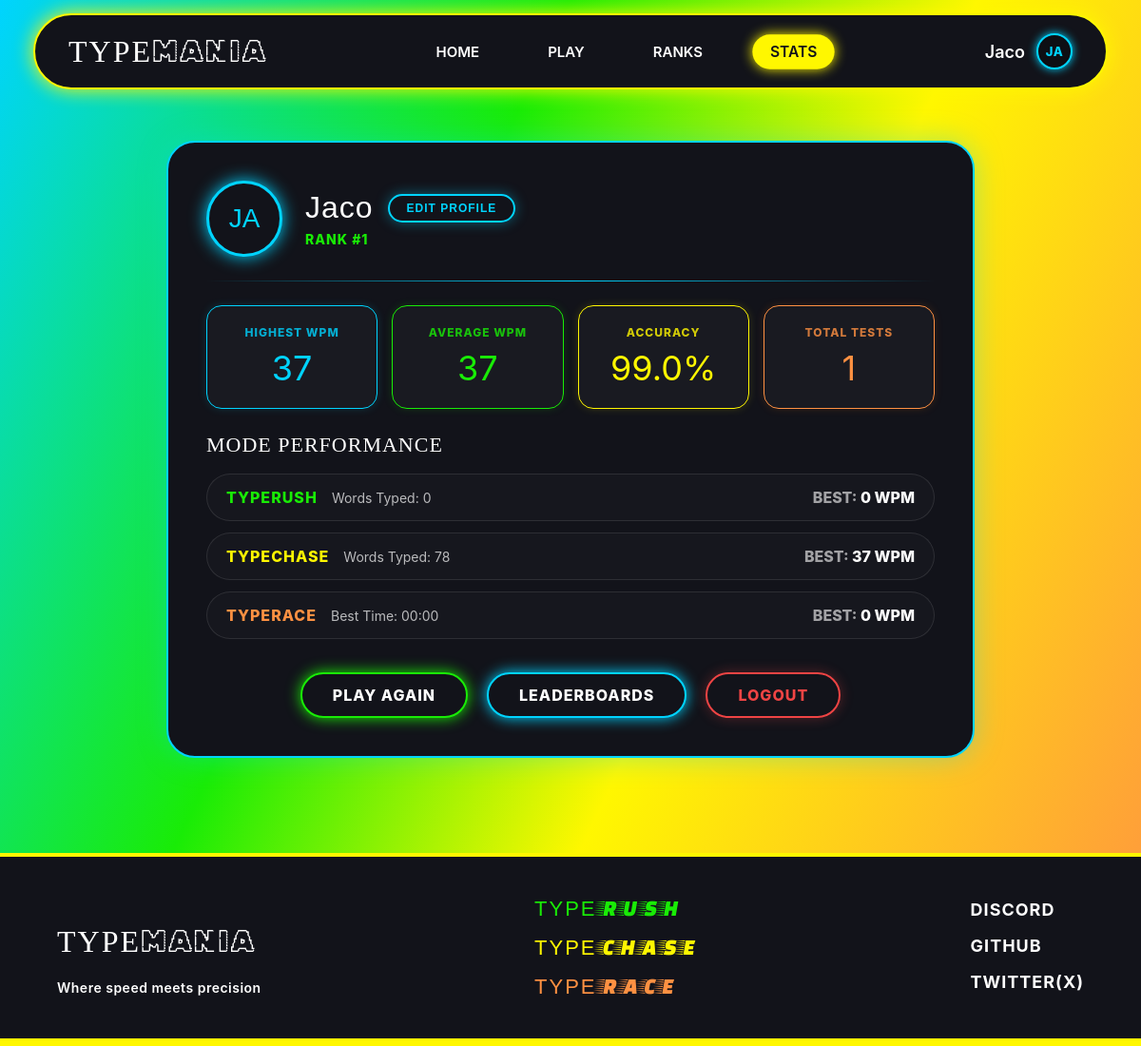
The app's page /pages/stats.php (signed in) with its own data.
### tables this page shows
CREATE TABLE `users` (
  `user_id` int(10) UNSIGNED NOT NULL,
  `username` varchar(16) NOT NULL,
  `password_hash` varchar(255) NOT NULL,
  `circle_color` varchar(7) DEFAULT '#00D4FF',
  `letter_color` varchar(7) DEFAULT '#00D4FF',
  `username_changed` tinyint(1) DEFAULT 0,
  `role` enum('user','admin') NOT NULL DEFAULT 'user',
  `created_at` timestamp NOT NULL DEFAULT current_timestamp(),
  `updated_at` timestamp NOT NULL DEFAULT current_timestamp() ON UPDATE current_timestamp()
);

### pages/stats.php (the view, shortened to what this page needs)
<?php
require_once __DIR__ . '/../config/config.php';
$user_id = (int)$_SESSION['user_id'];
$bg_style = "background: linear-gradient(115deg, #00D4FF 0%, #19EC06 35%, #FFF700 60%, #ff9142 100%);";
$user_query = $conn->prepare("SELECT username, circle_color, letter_color, username_changed FROM users WHERE user_id = ?");
$user_query->bind_param("i", $user_id);
$user_query->execute();
$user_data = $user_query->get_result()->fetch_assoc();
$username     = $user_data['username'] ?? $_SESSION['username'] ?? "TYPEMANIA";
$circle_color = $user_data['circle_color'] ?? $_SESSION['circle_color'] ?? "#00D4FF";
$letter_color = $user_data['letter_color'] ?? $_SESSION['letter_color'] ?? "#00D4FF";
$clean_name = trim($username);
if (strlen($clean_name) >= 2) {
    $avatar_initials = strtoupper(substr($clean_name, 0, 2));
} elseif (strlen($clean_name) === 1) {
    $avatar_initials = strtoupper($clean_name) . "_";
} else {
    $avatar_initials = "TM";
}
$global_stats_stmt = $conn->prepare("
    SELECT
        COALESCE(MAX(wpm), 0) AS max_wpm,
        COALESCE(ROUND(AVG(wpm), 0), 0) AS avg_wpm,
        COALESCE(ROUND(AVG(accuracy), 1), 100.0) AS avg_acc,
        COUNT(score_id) AS total_games
    FROM game_scores
    WHERE user_id = ?
");
$global_stats_stmt->bind_param("i", $user_id);
$global_stats_stmt->execute();
$global_stats = $global_stats_stmt->get_result()->fetch_assoc();
$rank_query = $conn->query("
    SELECT user_id, MAX(points) AS top_score
    FROM game_scores
    GROUP BY user_id
    ORDER BY top_score DESC
");
$player_rank = "N/A";
if ($rank_query) {
    $pos = 1;
    while ($row = $rank_query->fetch_assoc()) {
        if ((int)$row['user_id'] === $user_id) {
            $player_rank = "#" . $pos;
            break;
        }
        $pos++;
    }
}
$mode_stats_stmt = $conn->prepare("
    SELECT
        mode_id,
        COALESCE(MAX(wpm), 0) AS best_wpm,
        COALESCE(MIN(duration_seconds), 0) AS quickest_time,
        COALESCE(MAX(words_typed), 0) AS max_words
    FROM game_scores
    WHERE user_id = ?
    GROUP BY mode_id
");
$mode_stats_stmt->bind_param("i", $user_id);
$mode_stats_stmt->execute();
$mode_result = $mode_stats_stmt->get_result();
$modes_data = [
    1 => ['best_wpm' => 0, 'quickest_time' => 0, 'max_words' => 0],
    2 => ['best_wpm' => 0, 'quickest_time' => 0, 'max_words' => 0],
    3 => ['best_wpm' => 0, 'quickest_time' => 0, 'max_words' => 0]
];
while ($m = $mode_result->fetch_assoc()) {
    $modes_data[$m['mode_id']] = $m;
}
?>
<!DOCTYPE html>
<html lang="en">
<head>
    <link rel="stylesheet" href="../css/stats.css?v=<?php echo time(); ?>">
    <link rel="stylesheet" href="../css/customiseModal.css?v=<?php echo time(); ?>">
</head>
<body style="<?php echo $bg_style; ?>">
    <?php include '../Components/afterNavbar.php'; ?>
    <main class="stats-wrapper">
        <div class="stats-card">
            <div class="stats-header">
                <div class="avatar-container" title="Click to edit profile">
                    <div class="avatar-box" style="border-color: <?php echo $circle_color; ?>; box-shadow: 0 0 18px <?php echo $circle_color; ?>;">
                        <span style="color: <?php echo $letter_color; ?>;"><?php echo $avatar_initials; ?></span>
                    </div>
                </div>
                <div class="user-details">
                    <div class="name-edit-row">
                        <h1 class="player-name"><?php echo htmlspecialchars($username); ?></h1>
                        <button type="button" class="btn-edit-profile">EDIT PROFILE</button>
                    </div>
                    <span class="player-rank-badge">RANK <?php echo $player_rank; ?></span>
                </div>
            </div>
            <hr class="stats-divider">
            <div class="metrics-grid">
                <div class="metric-box box-cyan">
                    <span class="metric-label">HIGHEST WPM</span>
                    <span class="metric-value"><?php echo $global_stats['max_wpm']; ?></span>
                </div>
                <div class="metric-box box-green">
                    <span class="metric-label">AVERAGE WPM</span>
                    <span class="metric-value"><?php echo $global_stats['avg_wpm']; ?></span>
                </div>
                <div class="metric-box box-yellow">
                    <span class="metric-label">ACCURACY</span>
                    <span class="metric-value"><?php echo $global_stats['avg_acc']; ?>%</span>
                </div>
                <div class="metric-box box-orange">
                    <span class="metric-label">TOTAL TESTS</span>
                    <span class="metric-value"><?php echo $global_stats['total_games']; ?></span>
                </div>
            </div>
            <div class="mode-breakdown">
                <h2 class="section-title">MODE PERFORMANCE</h2>
                <div class="mode-row">
                    <div class="mode-info">
                        <span class="mode-name name-green">TYPERUSH</span>
                        <span class="mode-stat">Words Typed: <?php echo number_format($modes_data[1]['max_words']); ?></span>
                    </div>
                    <div class="mode-score">
                        <span class="score-label">BEST:</span> <?php echo $modes_data[1]['best_wpm']; ?> WPM
                    </div>
                </div>
                <div class="mode-row">
                    <div class="mode-info">
                        <span class="mode-name name-yellow">TYPECHASE</span>
                        <span class="mode-stat">Words Typed: <?php echo number_format($modes_data[2]['max_words']); ?></span>
                    </div>
                    <div class="mode-score">
                        <span class="score-label">BEST:</span> <?php echo $modes_data[2]['best_wpm']; ?> WPM
                    </div>
                </div>
                <div class="mode-row">
                    <div class="mode-info">
                        <span class="mode-name name-orange">TYPERACE</span>
                        <span class="mode-stat">Best Time: <?php echo gmdate("i:s", $modes_data[3]['quickest_time']); ?></span>
                    </div>
                    <div class="mode-score">
                        <span class="score-label">BEST:</span> <?php echo $modes_data[3]['best_wpm']; ?> WPM
                    </div>
                </div>
            </div>
            <div class="stats-actions">
                <a href="play.php" class="stats-btn btn-play">PLAY AGAIN</a>
                <a href="ranks.php" class="stats-btn btn-ranks">LEADERBOARDS</a>
                <a href="../actions/logout.php" class="stats-btn btn-logout">LOGOUT</a>
            </div>
        </div>
    </main>
    <?php include '../Components/footer.php'; ?>
</body>
</html>

### css/stats.css (style rules this page uses)
* { margin: 0; padding: 0; box-sizing: border-box; }
html, body { width: 100%; min-height: 100vh; overflow-x: hidden; color: #ffffff; font-family: 'Inter', sans-serif; background-attachment: fixed; background-size: cover; }
.stats-wrapper { width: 100%; min-height: calc(100vh - 140px); display: flex; justify-content: center; align-items: center; padding: 40px 20px; background: transparent; margin-bottom: 60px; }
.stats-card { width: 100%; max-width: 850px; background-color: #12131a; border: 2px solid #00d4ff; box-shadow: 0 0 30px rgba(0, 212, 255, 0.35); border-radius: 30px; padding: 40px; display: flex; flex-direction: column; gap: 25px; }
.stats-header { display: flex; align-items: center; gap: 24px; }
.avatar-container { position: relative; cursor: pointer; }
.avatar-box { width: 80px; height: 80px; border-radius: 50%; background: #12131a; border: 3px solid #00d4ff; box-shadow: 0 0 18px #00d4ff; display: flex; justify-content: center; align-items: center; font-family: 'RubikGlitch', sans-serif; font-size: 28px; transition: transform 0.2s ease, box-shadow 0.2s ease; }
.user-details { display: flex; flex-direction: column; gap: 6px; }
.name-edit-row { display: flex; align-items: center; gap: 15px; flex-wrap: wrap; }
.player-name { font-family: 'RubikGlitch', sans-serif; font-size: 32px; font-weight: 200; margin: 0; letter-spacing: 1px; }
.btn-edit-profile { background: transparent; color: #00d4ff; border: 2px solid #00d4ff; padding: 6px 18px; border-radius: 20px; font-size: 12px; font-weight: 800; letter-spacing: 1px; cursor: pointer; box-shadow: 0 0 14px rgba(0, 212, 255, 0.4); transition: all 0.2s ease-in-out; }
.player-rank-badge { font-weight: 800; color: #19ec06; font-size: 14px; letter-spacing: 1px; }
.stats-divider { border: none; height: 1px; background: linear-gradient(90deg, transparent, #00d4ff, transparent); margin: 0; }
.metrics-grid { display: grid; grid-template-columns: repeat(auto-fit, minmax(170px, 1fr)); gap: 15px; }
.metric-box { background: rgba(255, 255, 255, 0.03); border-radius: 16px; padding: 20px; text-align: center; display: flex; flex-direction: column; gap: 8px; transition: transform 0.2s ease; }
.metric-label { font-size: 12px; font-weight: 800; letter-spacing: 1px; opacity: 0.8; }
.metric-value { font-family: 'Inter'; font-size: 36px; }
.box-cyan { border: 1px solid #00d4ff; color: #00d4ff; box-shadow: 0 0 10px rgba(0, 212, 255, 0.15); }
.box-green { border: 1px solid #19ec06; color: #19ec06; box-shadow: 0 0 10px rgba(25, 236, 6, 0.15); }
.box-yellow { border: 1px solid #fff700; color: #fff700; box-shadow: 0 0 10px rgba(255, 247, 0, 0.15); }
.box-orange { border: 1px solid #ff9142; color: #ff9142; box-shadow: 0 0 10px rgba(249, 115, 22, 0.15); }
.mode-breakdown { display: flex; flex-direction: column; gap: 12px; }
.section-title { font-family: 'RubikGlitch'; font-size: 22px; font-weight: 200; color: #ffffff; margin-bottom: 5px; letter-spacing: 1px; }
.mode-row { display: flex; justify-content: space-between; align-items: center; background: rgba(255, 255, 255, 0.02); border: 1px solid rgba(255, 255, 255, 0.1); padding: 14px 20px; border-radius: 50px; }
.mode-info { display: flex; align-items: center; gap: 15px; }
.mode-name { font-weight: 800; font-size: 16px; letter-spacing: 1px; }
.name-green { color: #19ec06; }
.name-yellow { color: #fff700; }
.name-orange { color: #ff9142; }
.mode-stat { font-size: 14px; opacity: 0.7; }
.mode-score { font-weight: 800; font-size: 16px; }
.score-label { opacity: 0.6; }
.stats-actions { display: flex; justify-content: center; align-items: center; gap: 20px; margin-top: 10px; flex-wrap: wrap; }
.stats-btn { font-family: 'Inter', sans-serif; background-color: #12131a; color: #ffffff; border-radius: 50px; padding: 12px 32px; font-size: 16px; font-weight: 800; letter-spacing: 1px; text-decoration: none; cursor: pointer; display: inline-flex; align-items: center; justify-content: center; transition: transform 0.2s ease, box-shadow 0.2s ease, background-color 0.2s ease; }
.btn-play { border: 2px solid #19ec06; box-shadow: 0 0 15px #19ec06; }
.btn-ranks { border: 2px solid #00d4ff; box-shadow: 0 0 15px #00d4ff; }
.btn-logout { background: transparent; color: #ef4444; border: 2px solid #ef4444; box-shadow: 0 0 14px rgba(239, 68, 68, 0.3); }

### records on screen
users: username "JA", username "Jaco", username_changed "0", username_changed "00:00"

### other values on screen
$navUsername "Jaco"
$navInitials "JA"
$player_rank "#1"
$global_stats['max_wpm'] "37"
$global_stats['avg_wpm'] "37"
$global_stats['avg_acc'] "99.0"
$global_stats['total_games'] "1"
$modes_data[2]['max_words'] "78"
$modes_data[2]['best_wpm'] "37"
